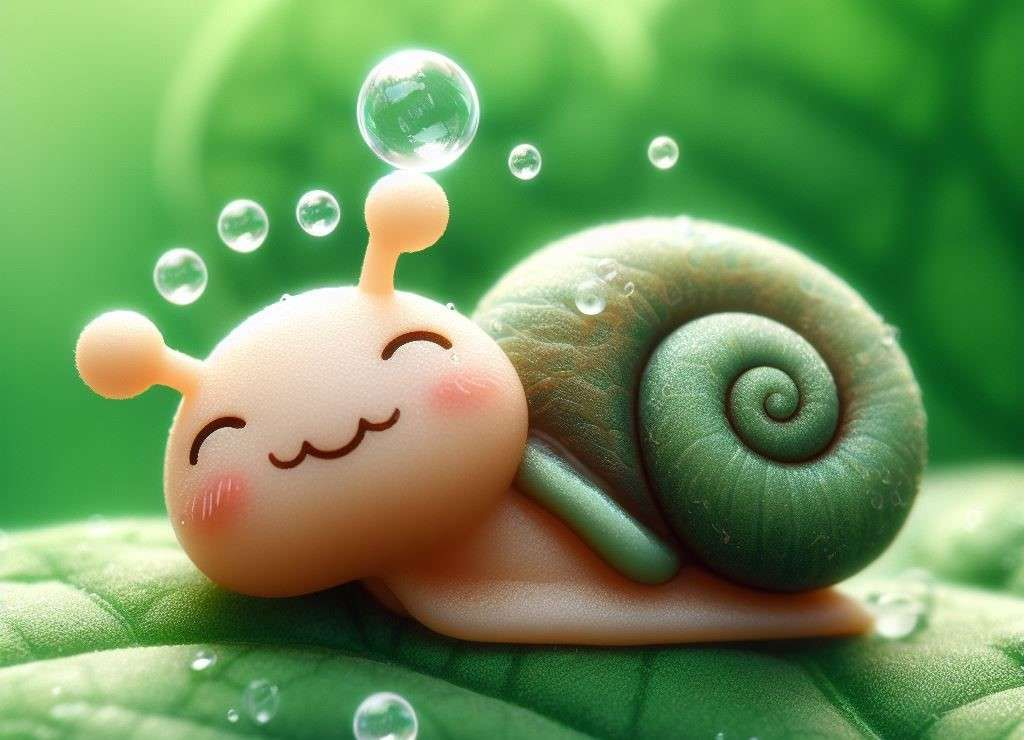
#> input picture img.jpeg, 1024 x 740 px
$ jupyter execute src.ipynb
#> lines starting #> are read from the running program, lines starting #| are printed output that depends on the picture
#Convert ke grayscale

[cell 1]
from PIL import Image
import matplotlib.pyplot as plt

image_path = "img.jpeg"
image = Image.open(image_path)
#> image is the input picture: PIL image 1024x740 RGB; mean R, G, B 108, 147.5, 88.9

gray_image = image.convert("L")
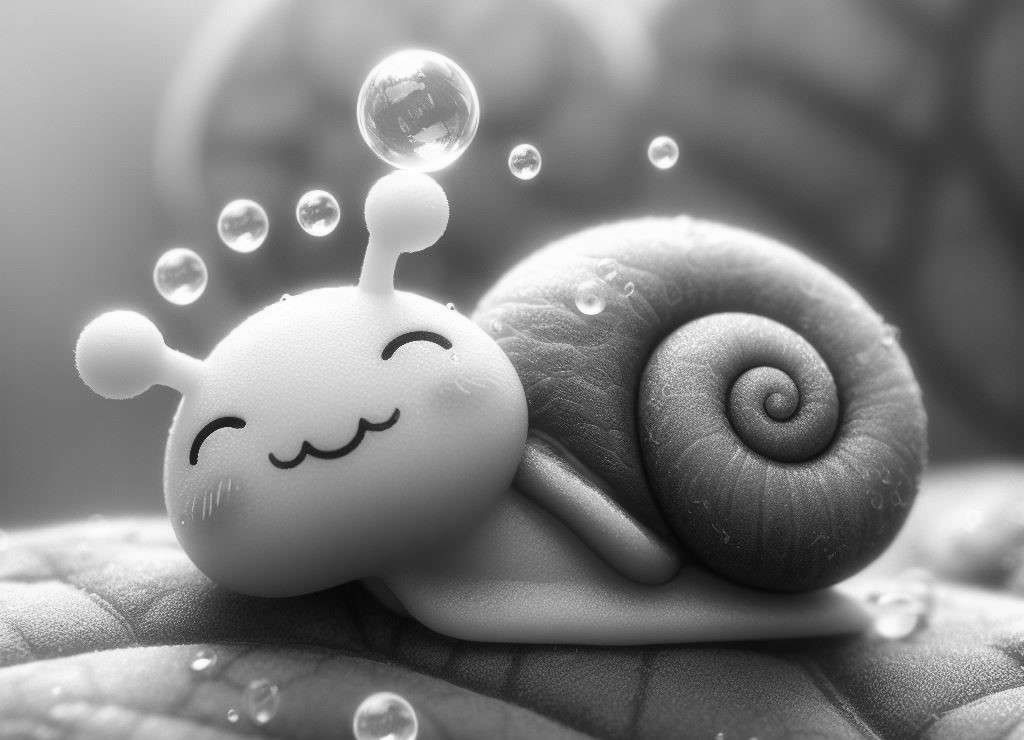
#> gray_image: PIL image 1024x740 L; min 2, max 255, mean 129
plt.imshow(gray_image, cmap="gray")
plt.axis("off")
plt.show()

gray_image_path = "img.jpeg"
gray_image.save(gray_image_path)
gray_image_path

[cell 2]
import imageio.v3 as iio
import numpy as np

gray_image_array = iio.imread(gray_image_path)
#> gray_image_array: shape (740, 1024); min 0, max 255, mean 129

histogram, bins = np.histogram(gray_image_array, bins=256, range=(0, 255))
#> histogram = 256 values, max 7630 at index 113, min 4 at index 1, mean 2960; bins = 257 values from 0 to 255

plt.figure(figsize=(10, 5))
plt.bar(bins[:-1], histogram, width=1, color="gray", edgecolor="black")
plt.title("Histogram of Grayscale Image")
plt.xlabel("Pixel Intensity")
plt.ylabel("Frequency")
plt.grid(axis="y", linestyle="--", alpha=0.7)
plt.show()
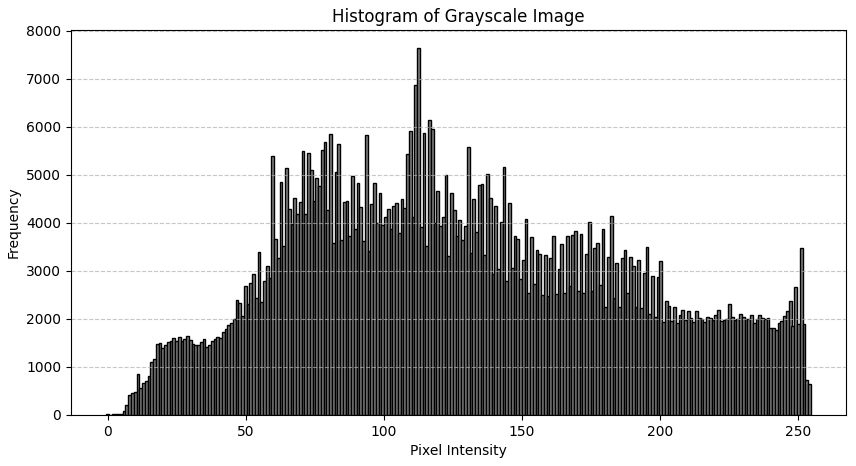
#> figure drawn by matplotlib, 1 panel; tallest bar 7630 high, from x = 112.1 to 113.1
